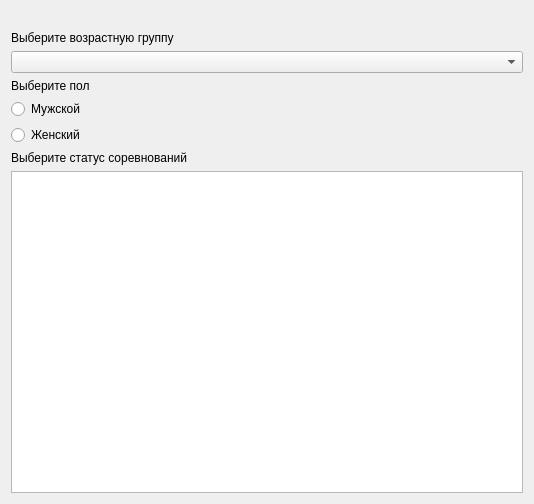
<?xml version="1.0" encoding="UTF-8"?>
<ui version="4.0">
 <class>IntroPage</class>
 <widget class="QWidget" name="IntroPage">
  <property name="geometry">
   <rect>
    <x>0</x>
    <y>0</y>
    <width>534</width>
    <height>504</height>
   </rect>
  </property>
  <property name="sizePolicy">
   <sizepolicy hsizetype="Preferred" vsizetype="Preferred">
    <horstretch>0</horstretch>
    <verstretch>0</verstretch>
   </sizepolicy>
  </property>
  <property name="windowTitle">
   <string>Form</string>
  </property>
  <layout class="QVBoxLayout" name="verticalLayout">
   <item>
    <widget class="QLabel" name="label">
     <property name="text">
      <string/>
     </property>
     <property name="pixmap">
      <pixmap resource="remasterResources.qrc">:/resources/Вставленное изображение.png</pixmap>
     </property>
    </widget>
   </item>
   <item>
    <widget class="QLabel" name="l_ageGroup">
     <property name="sizePolicy">
      <sizepolicy hsizetype="Minimum" vsizetype="Preferred">
       <horstretch>0</horstretch>
       <verstretch>0</verstretch>
      </sizepolicy>
     </property>
     <property name="text">
      <string>Выберите возрастную группу</string>
     </property>
    </widget>
   </item>
   <item>
    <widget class="QComboBox" name="cb_ageGroup">
     <property name="sizePolicy">
      <sizepolicy hsizetype="Minimum" vsizetype="Fixed">
       <horstretch>0</horstretch>
       <verstretch>0</verstretch>
      </sizepolicy>
     </property>
     <property name="placeholderText">
      <string>Возрастная группа</string>
     </property>
    </widget>
   </item>
   <item>
    <widget class="QLabel" name="l_sex">
     <property name="sizePolicy">
      <sizepolicy hsizetype="Minimum" vsizetype="Preferred">
       <horstretch>0</horstretch>
       <verstretch>0</verstretch>
      </sizepolicy>
     </property>
     <property name="text">
      <string>Выберите пол</string>
     </property>
    </widget>
   </item>
   <item>
    <widget class="QRadioButton" name="rb_m">
     <property name="text">
      <string>Мужской</string>
     </property>
    </widget>
   </item>
   <item>
    <widget class="QRadioButton" name="rb_w">
     <property name="text">
      <string>Женский</string>
     </property>
    </widget>
   </item>
   <item>
    <widget class="QLabel" name="l_copetitionStatus">
     <property name="sizePolicy">
      <sizepolicy hsizetype="Minimum" vsizetype="Preferred">
       <horstretch>0</horstretch>
       <verstretch>0</verstretch>
      </sizepolicy>
     </property>
     <property name="text">
      <string>Выберите статус соревнований</string>
     </property>
    </widget>
   </item>
   <item>
    <widget class="QListWidget" name="lw_copetitionStatus">
     <property name="sizePolicy">
      <sizepolicy hsizetype="Expanding" vsizetype="Expanding">
       <horstretch>0</horstretch>
       <verstretch>0</verstretch>
      </sizepolicy>
     </property>
    </widget>
   </item>
  </layout>
 </widget>
 <resources>
  <include location="remasterResources.qrc"/>
 </resources>
 <connections/>
</ui>
